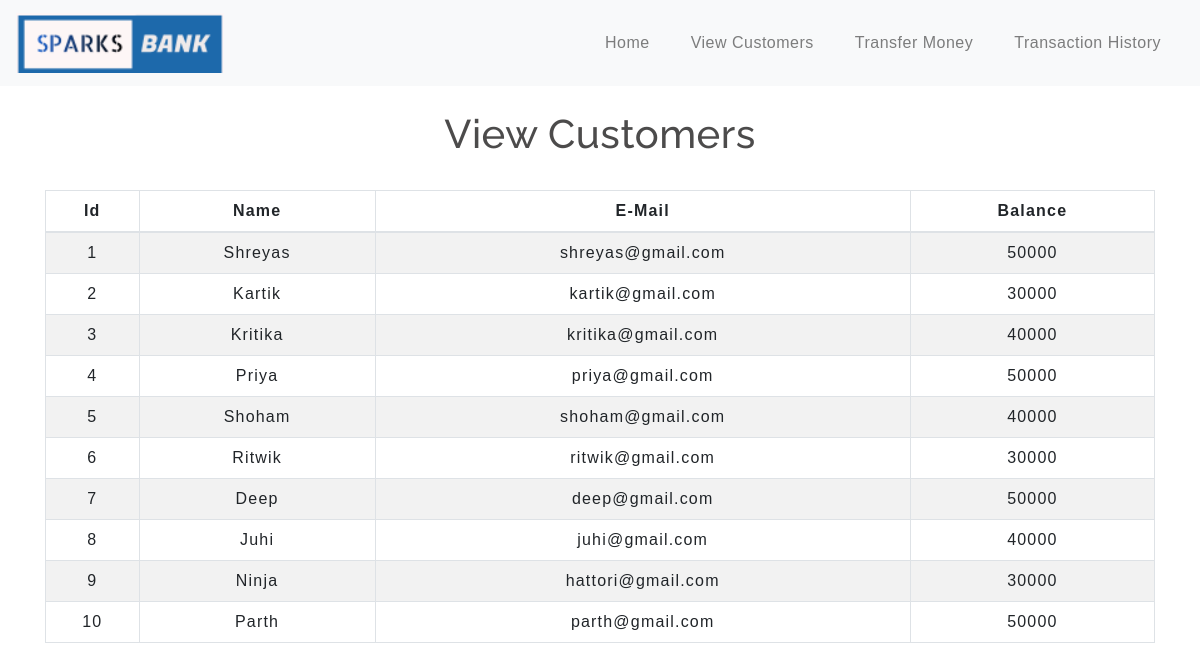
Screenshot of /viewuser.php with the database file from the repository.
### tables this page shows
CREATE TABLE `users` (
  `id` int(3) NOT NULL,
  `name` text NOT NULL,
  `email` varchar(30) NOT NULL,
  `balance` int(8) NOT NULL
);

### viewuser.php (the view, shortened to what this page needs)
<!DOCTYPE html>
<html lang="en">
<head>
    <link rel="stylesheet" href="https://maxcdn.bootstrapcdn.com/bootstrap/4.0.0/css/bootstrap.min.css">
    <link rel="stylesheet" type="text/css" href="css/table.css">
    <link rel="stylesheet" type="text/css" href="css/navbar.css">
</head>
<body>
<?php
    include 'config.php';
    $sql = "SELECT * FROM users";
    $result = mysqli_query($conn,$sql);
?>
<?php
  include 'navbar.php';
?>
<div class="container">
        <h2 class="text-center pt-4">View Customers</h2>
        <br>
            <div class="row">
                <div class="col">
                    <div class="table-responsive-sm">
                    <table class="table table-hover table-sm table-striped table-condensed table-bordered">
                        <thead>
                            <tr>
                            <th scope="col" class="text-center py-2">Id</th>
                            <th scope="col" class="text-center py-2">Name</th>
                            <th scope="col" class="text-center py-2">E-Mail</th>
                            <th scope="col" class="text-center py-2">Balance</th>
                            </tr>
                        </thead>
                        <tbody>
                <?php
                    while($rows=mysqli_fetch_assoc($result)){
                ?>
                    <tr>
                        <td class="py-2"><?php echo $rows['id'] ?></td>
                        <td class="py-2"><?php echo $rows['name']?></td>
                        <td class="py-2"><?php echo $rows['email']?></td>
                        <td class="py-2"><?php echo $rows['balance']?></td>
                    </tr>
                <?php
                    }
                ?>
                        </tbody>
                    </table>
                    </div>
                </div>
            </div>
         </div>
</body>
</html>

### css/table.css (style rules this page uses)
* { padding: 0; margin: 0; box-sizing: border-box; font-family: sans-serif; }
h2 { font-size: 40px; }
table { letter-spacing: 1.2px; }
td { text-align: center; }

### css/navbar.css (style rules this page uses)
h2 { color: #4C4B4B; letter-spacing: 0.5px; font-family: raleway; }

### rows the page displays
users: id "1", name "Shreyas", email "shreyas@gmail.com", balance "50000"
users: id "2", name "Kartik", email "kartik@gmail.com", balance "30000"
users: id "3", name "Kritika", email "kritika@gmail.com", balance "40000"
users: id "4", name "Priya", email "priya@gmail.com", balance "50000"
users: id "5", name "Shoham", email "shoham@gmail.com", balance "40000"
users: id "6", name "Ritwik", email "ritwik@gmail.com", balance "30000"
users: id "7", name "Deep", email "deep@gmail.com", balance "50000"
users: id "8", name "Juhi", email "juhi@gmail.com", balance "40000"
users: id "9", name "Ninja", email "hattori@gmail.com", balance "30000"
users: id "10", name "Parth", email "parth@gmail.com", balance "50000"
